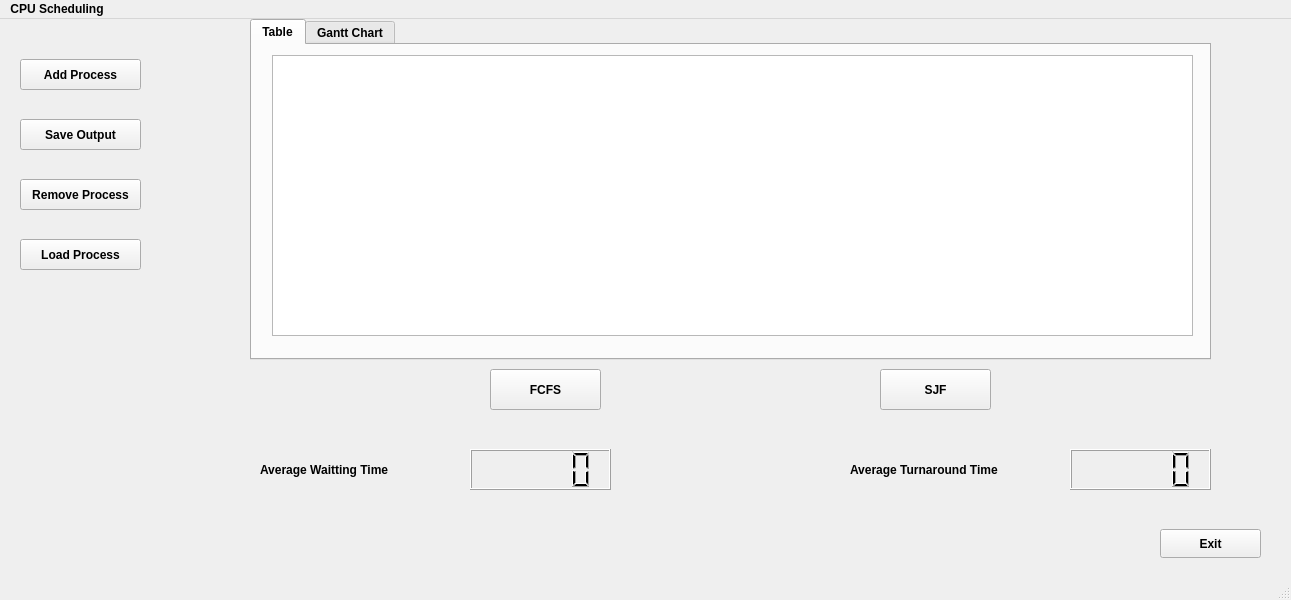
<?xml version="1.0" encoding="UTF-8"?>
<ui version="4.0">
 <class>MainWindow</class>
 <widget class="QMainWindow" name="MainWindow">
  <property name="enabled">
   <bool>true</bool>
  </property>
  <property name="geometry">
   <rect>
    <x>0</x>
    <y>0</y>
    <width>1291</width>
    <height>600</height>
   </rect>
  </property>
  <property name="font">
   <font>
    <bold>true</bold>
   </font>
  </property>
  <property name="windowTitle">
   <string>MainWindow</string>
  </property>
  <widget class="QWidget" name="centralwidget">
   <widget class="QPushButton" name="pushButton">
    <property name="geometry">
     <rect>
      <x>20</x>
      <y>40</y>
      <width>121</width>
      <height>31</height>
     </rect>
    </property>
    <property name="text">
     <string>Add Process</string>
    </property>
   </widget>
   <widget class="QPushButton" name="pushButton_2">
    <property name="geometry">
     <rect>
      <x>20</x>
      <y>160</y>
      <width>121</width>
      <height>31</height>
     </rect>
    </property>
    <property name="text">
     <string>Remove Process</string>
    </property>
   </widget>
   <widget class="QPushButton" name="pushButton_3">
    <property name="geometry">
     <rect>
      <x>20</x>
      <y>100</y>
      <width>121</width>
      <height>31</height>
     </rect>
    </property>
    <property name="text">
     <string>Save Output</string>
    </property>
   </widget>
   <widget class="QPushButton" name="pushButton_4">
    <property name="geometry">
     <rect>
      <x>490</x>
      <y>350</y>
      <width>111</width>
      <height>41</height>
     </rect>
    </property>
    <property name="text">
     <string>FCFS</string>
    </property>
   </widget>
   <widget class="QPushButton" name="pushButton_5">
    <property name="geometry">
     <rect>
      <x>880</x>
      <y>350</y>
      <width>111</width>
      <height>41</height>
     </rect>
    </property>
    <property name="text">
     <string>SJF</string>
    </property>
   </widget>
   <widget class="QLCDNumber" name="labelAvgWaiting">
    <property name="geometry">
     <rect>
      <x>470</x>
      <y>430</y>
      <width>141</width>
      <height>41</height>
     </rect>
    </property>
   </widget>
   <widget class="QLCDNumber" name="labelAvgTurnaround">
    <property name="geometry">
     <rect>
      <x>1070</x>
      <y>430</y>
      <width>141</width>
      <height>41</height>
     </rect>
    </property>
   </widget>
   <widget class="QLabel" name="label">
    <property name="geometry">
     <rect>
      <x>260</x>
      <y>420</y>
      <width>161</width>
      <height>61</height>
     </rect>
    </property>
    <property name="text">
     <string>Average Waitting Time</string>
    </property>
   </widget>
   <widget class="QPushButton" name="pushButton_6">
    <property name="geometry">
     <rect>
      <x>1160</x>
      <y>510</y>
      <width>101</width>
      <height>29</height>
     </rect>
    </property>
    <property name="text">
     <string>Exit</string>
    </property>
   </widget>
   <widget class="QTabWidget" name="tabWidget">
    <property name="geometry">
     <rect>
      <x>250</x>
      <y>0</y>
      <width>961</width>
      <height>341</height>
     </rect>
    </property>
    <property name="currentIndex">
     <number>0</number>
    </property>
    <widget class="QWidget" name="tab">
     <attribute name="title">
      <string>Table</string>
     </attribute>
     <widget class="QTableWidget" name="tableWidget">
      <property name="geometry">
       <rect>
        <x>20</x>
        <y>10</y>
        <width>921</width>
        <height>281</height>
       </rect>
      </property>
     </widget>
    </widget>
    <widget class="QWidget" name="tab_2">
     <attribute name="title">
      <string>Gantt Chart</string>
     </attribute>
     <widget class="QScrollArea" name="scrollArea">
      <property name="geometry">
       <rect>
        <x>20</x>
        <y>20</y>
        <width>901</width>
        <height>261</height>
       </rect>
      </property>
      <property name="verticalScrollBarPolicy">
       <enum>Qt::ScrollBarPolicy::ScrollBarAlwaysOff</enum>
      </property>
      <property name="horizontalScrollBarPolicy">
       <enum>Qt::ScrollBarPolicy::ScrollBarAlwaysOn</enum>
      </property>
      <property name="widgetResizable">
       <bool>true</bool>
      </property>
      <widget class="QWidget" name="scrollAreaWidgetContents">
       <property name="geometry">
        <rect>
         <x>0</x>
         <y>0</y>
         <width>899</width>
         <height>242</height>
        </rect>
       </property>
      </widget>
     </widget>
    </widget>
   </widget>
   <widget class="QLabel" name="label_3">
    <property name="geometry">
     <rect>
      <x>850</x>
      <y>420</y>
      <width>191</width>
      <height>61</height>
     </rect>
    </property>
    <property name="text">
     <string>Average Turnaround Time</string>
    </property>
   </widget>
   <widget class="QPushButton" name="pushButton_7">
    <property name="geometry">
     <rect>
      <x>20</x>
      <y>220</y>
      <width>121</width>
      <height>31</height>
     </rect>
    </property>
    <property name="text">
     <string>Load Process</string>
    </property>
   </widget>
  </widget>
  <widget class="QStatusBar" name="statusbar"/>
  <widget class="QMenuBar" name="menubar">
   <property name="geometry">
    <rect>
     <x>0</x>
     <y>0</y>
     <width>1291</width>
     <height>25</height>
    </rect>
   </property>
   <widget class="QMenu" name="menuCPU_Scheduling">
    <property name="title">
     <string>CPU Scheduling</string>
    </property>
   </widget>
   <addaction name="menuCPU_Scheduling"/>
  </widget>
 </widget>
 <resources/>
 <connections/>
</ui>
